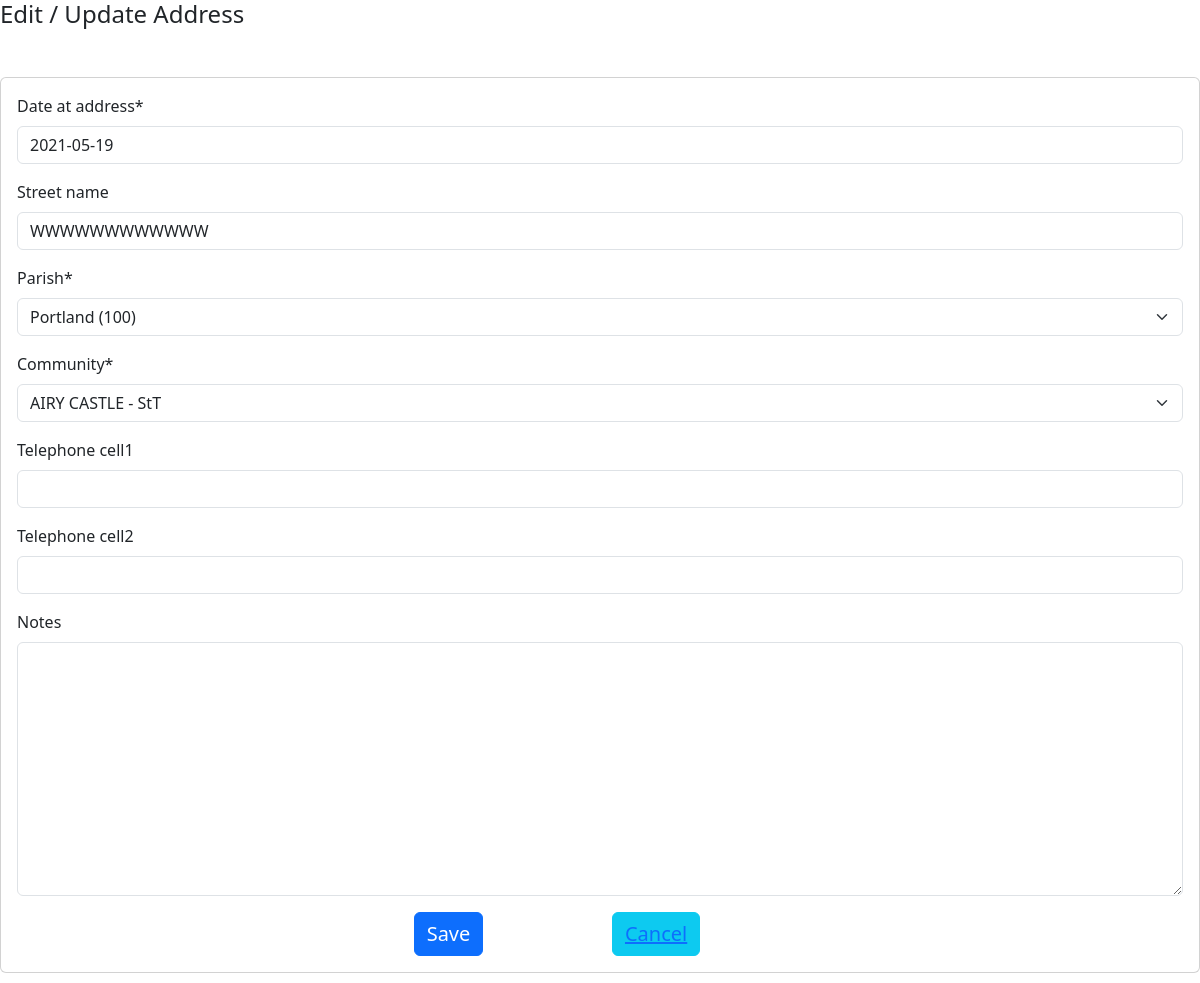
The app's page /client/edit/address/4/ with its own data.
### prep_app/models.py (models this page shows, shortened)
class Address(TSIS2BaseModel):
    client = models.ForeignKey("Client", blank=False, null=False, on_delete=models.PROTECT)
    date_at_address = models.DateField(blank=False, null=False)
    street_name = models.CharField(max_length=255, blank=True, null=True)
    parish = models.ForeignKey("Parish", blank=False, null=False, on_delete=models.PROTECT)
    community = models.ForeignKey('CommunityCode', blank=False, null=False,
                                  related_name="address_community", on_delete=models.PROTECT)
    telephone_cell1 = models.CharField(max_length=255, blank=True, null=True)
    telephone_cell2 = models.CharField(max_length=255, blank=True, null=True)
    notes = models.TextField(blank=True, null=True)
    facility = models.ForeignKey("Facility", on_delete=models.CASCADE)

### prep_app/views.py (the view)
# urls.py: path('edit/address/<int:address_id>/', edit_address, name='edit_address'),
def edit_address(request, address_id):
    address = get_object_or_404(Address, pk=address_id)
    client = address.client
    if request.method == 'POST':
        form = AddressForm(request.POST, instance=address)
        if form.is_valid():
            address = form.save(commit=False)
            address.modified_by_id =  request.session['User_id']
            address.modified_on =  datetime.now()
            address.save()
            return render(request, 'close_window.html')
    else:
        form = AddressForm(instance=address)
    return render(request, 'edit_address.html', {'form': form, 'address': address})

### prep_app/forms.py
class AddressForm(forms.ModelForm):
    class Meta:
        model = Address
        fields = 'date_at_address', 'street_name', 'parish', 'community', 'telephone_cell1', 'telephone_cell2', 'notes'
        widgets = {
            'parish': forms.Select(attrs={'class': 'form-select', 'id': 'id_parish'}),
            'community': forms.Select(attrs={'class': 'form-select', 'id': 'id_community'}),
         }
        widgets = {
            "date_at_address": DatePickerInput(),
        }
    date_at_address = forms.DateField(validators=[validate_not_future_date])

### prep_app/base_model.py (called while the page is built)
    def get_queryset(self):
        if self.include_deleted:
            return TSIS2BaseQuerySet(self.model)
        return TSIS2BaseQuerySet(self.model).filter(deleted_at=None)

### prep_app/models.py (called while the page is built)
    def __str__(self):
        return "%s (%s)" % (self.name, self.code)

    def __str__(self):
        return "%s" % (self.name)

### prep_project/templates/edit_address.html (shortened to what this page needs)
  {% load widget_tweaks %}
  {% load bootstrap5 %}
  {% bootstrap_css %}
  {% load crispy_forms_tags %}
  {% block content %}
<h4>Edit / Update Address</h4>
<form method="POST" class="card p-3 mt-5 form-floating form-horizontal form-group">
  {{ form|crispy}}
  <div class="row">
    <div class="col-md-4">   </div>
<div class="col-md-2">    <button type="submit" class="btn btn-primary" style="font-size: 20px;">Save</button> </div>
<div class="col-md-2">  <button class="btn btn-info" style="font-size: 20px;"><a href="{% url 'close_window'  %}">Cancel</a></button>  </div>
<div class="col-md-4">   </div>
</div>
 </form>
{% endblock %}

### records on screen
Address: date_at_address "2021-05-19", street_name "WWWWWWWWWWWW", parish "Portland (100)", community "AIRY CASTLE - StT"
